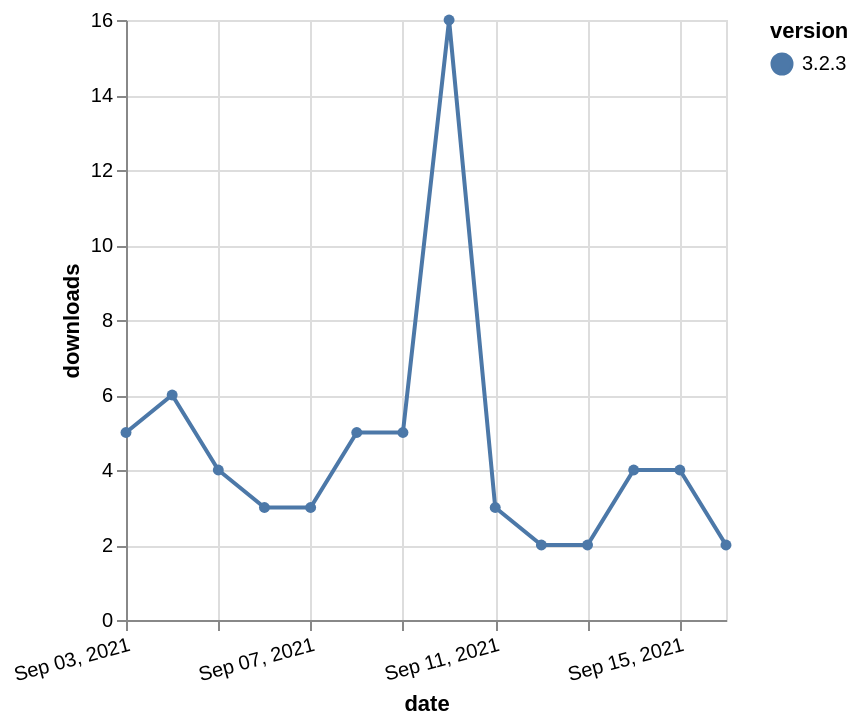

Source (Vega-Lite JSON):
### Vega-Lite specification from a JSON file in a GitHub repository (floating-point values rounded to 4 significant figures)
{"$schema": "https://vega.github.io/schema/vega-lite/v5.json", "description": "A simple bar chart with embedded data.", "data": {"values": [{"date": "2021-09-03", "total": 4643, "delta": 5, "version": "3.2.3"}, {"date": "2021-09-04", "total": 4649, "delta": 6, "version": "3.2.3"}, {"date": "2021-09-05", "total": 4653, "delta": 4, "version": "3.2.3"}, {"date": "2021-09-06", "total": 4656, "delta": 3, "version": "3.2.3"}, {"date": "2021-09-07", "total": 4659, "delta": 3, "version": "3.2.3"}, {"date": "2021-09-08", "total": 4664, "delta": 5, "version": "3.2.3"}, {"date": "2021-09-09", "total": 4669, "delta": 5, "version": "3.2.3"}, {"date": "2021-09-10", "total": 4685, "delta": 16, "version": "3.2.3"}, {"date": "2021-09-11", "total": 4688, "delta": 3, "version": "3.2.3"}, {"date": "2021-09-12", "total": 4690, "delta": 2, "version": "3.2.3"}, {"date": "2021-09-13", "total": 4692, "delta": 2, "version": "3.2.3"}, {"date": "2021-09-14", "total": 4696, "delta": 4, "version": "3.2.3"}, {"date": "2021-09-15", "total": 4700, "delta": 4, "version": "3.2.3"}, {"date": "2021-09-16", "total": 4702, "delta": 2, "version": "3.2.3"}]}, "width": "container", "mark": {"type": "line", "point": {"filled": true}}, "encoding": {"x": {"field": "date", "type": "temporal", "timeUnit": "yearmonthdate", "title": "date", "axis": {"labelAngle": -15}}, "y": {"field": "delta", "type": "quantitative", "title": "downloads"}, "color": {"field": "version", "type": "nominal"}, "tooltip": {"field": "delta"}}}
